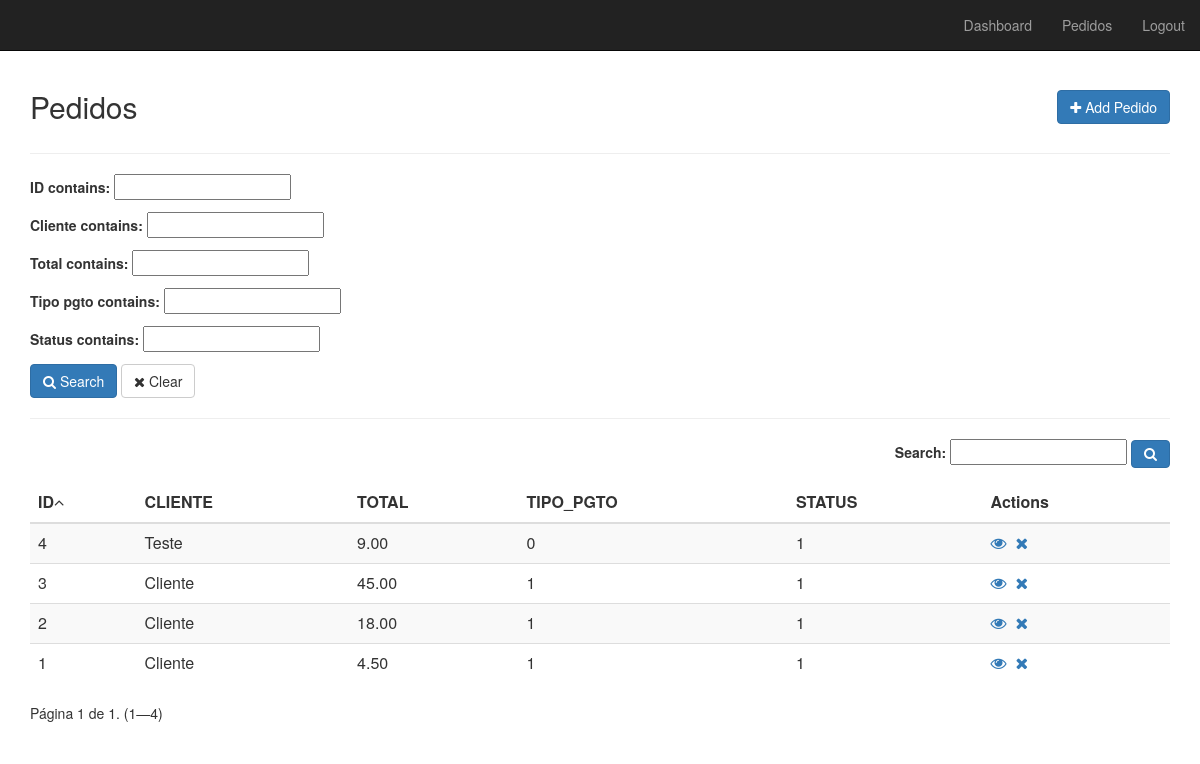
Before: /pedido/full/ (signed in) with the older database file.
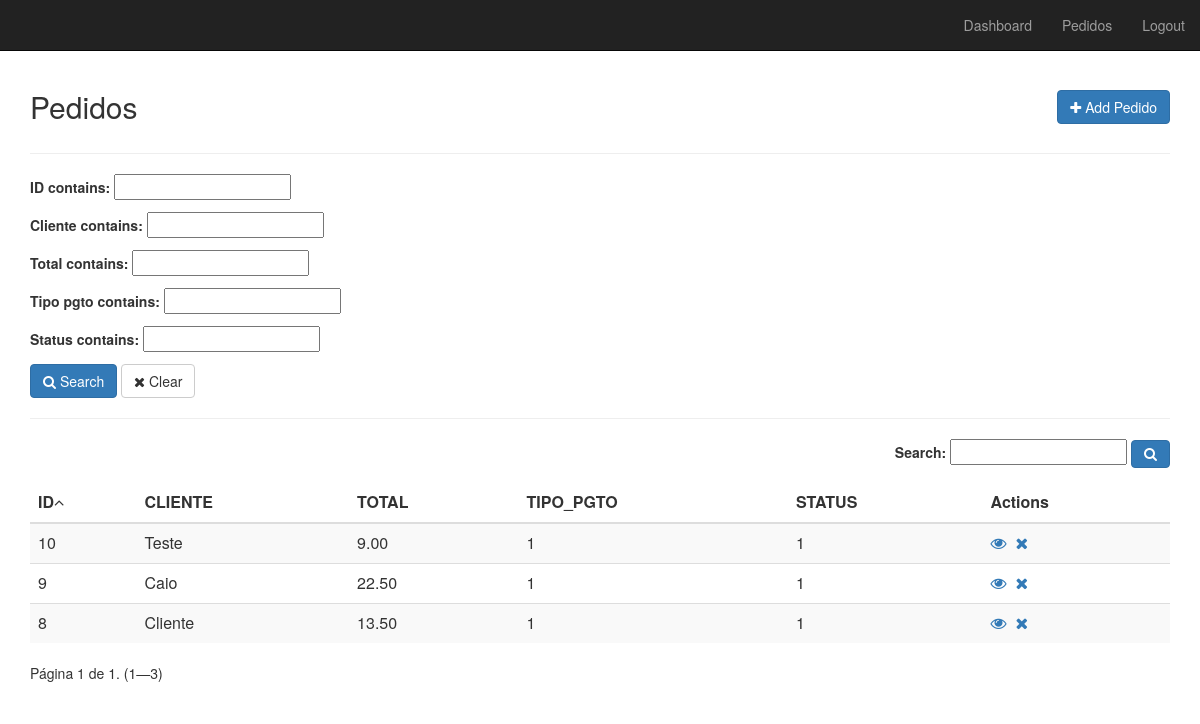
After: the same page with the newer database file.
### app/models.py (models this page shows, shortened)
class TimeStamped(models.Model):
    class Meta:
        abstract = True
    created_at = models.DateTimeField(auto_now_add=True)
    published_at = models.DateTimeField(auto_now=True)

class Pedido(TimeStamped):
    cliente = models.CharField(max_length=255, blank=True, null=True, default='Cliente')
    total = MoneyField(max_digits=14, decimal_places=2, default_currency='BRL', blank=True, null=True)
    tipo_pgto = models.IntegerField(choices=TipoPagamento.choices,
                                    default=TipoPagamento.PIX)
    status = models.IntegerField(choices=StatusPedido.choices,
                                 default=StatusPedido.ABERTO)

### app/views/pedido.py (the view, shortened to what this page needs)
class ListFull(LoginRequiredMixin, PedidoMixin, ListView):
    login_url = '/admin/login/'
    template_name = 'pedido/list_full.html'
    model = Pedido
    context_object_name = 'pedidos'
    ordering = '-id'
    paginate_by = 10
    search = ''
    def get_queryset(self):
        queryset = super().get_queryset()
        filter =  PedidoFilter(self.request.GET, queryset)
        queryset = self.search_general(filter.qs)
        queryset = self.ordering_data(queryset)
        return queryset
    def search_general(self, qs):
        if 'search' in self.request.GET:
            self.search = self.request.GET['search']
            if self.search:
                search = self.search
                qs = qs.filter(Q(id__icontains=search)| Q(cliente__icontains=search)| Q(total__icontains=search)| Q(tipo_pgto__icontains=search)| Q(status__icontains=search))
        return qs
    def get_ordering(self):
        if 'ordering' in self.request.GET:
            self.ordering = self.request.GET['ordering']
            if self.ordering:
                return self.ordering
            else:
                self.ordering = '-id'
        return self.ordering
    def ordering_data(self, qs):
        qs = qs.order_by(self.get_ordering())
        return qs
    def get_context_data(self, **kwargs):
        context = super(ListFull, self).get_context_data(**kwargs)
        queryset = self.get_queryset()
        filter = PedidoFilter(self.request.GET, queryset)
        page_size = self.get_paginate_by(queryset)
        if page_size:
            paginator, page, queryset, is_paginated = self.paginate_queryset(queryset, page_size)
            context.update(**{
                'ordering': self.ordering,
                'search': self.search,
                'filter': filter,
                'paginator': paginator,
                'page_obj': page,
                'is_paginated': is_paginated,
                'object_list': queryset
            })
        return context

### app/mixins.py (called while the page is built)
    def get_context_data(self, **kwargs):
        context = super(PedidoMixin, self).get_context_data(**kwargs)
        if self.model:
            context['model_name'] = self.model._meta.verbose_name.title()
            context['model_name_plural'] = self.model._meta.verbose_name_plural.title()
        return context

### app/templates/pedido/list_full.html (shortened to what this page needs)
﻿{% extends 'base.html' %}
{% load my_tags %}
{% load static %}
{% load form_utils %}
{% block content %}
    <div id="top" class="row">
        <div class="col-sm-3">
            <h2> {{ model_name_plural }}</h2>
        </div>
        <div class="col-sm-3 col-sm-offset-6">
            <a href="{% url 'PEDIDO_create' %}" class="btn btn-primary pull-right h2"><i
                    class="fa fa-plus"></i> Add Pedido
            </a>
        </div>
    </div>
    <hr/>
    <form id="advancedForm" method="get" action="{% url 'PEDIDO_list_full' %}">
        <div class="row">
            <div class="col-sm-12">
                {{ filter.form.as_p }}
                <button type="submit" class="btn btn-primary" id="search_btn">
                    <i class="fa fa-search"></i> Search
                </button>
                <button type="button" class="btn btn-default" id="clear">
                    <i class="fa fa-close"></i> Clear
                </button>
            </div>
        </div>
        <hr/>
        <div id="list" class="row">
            <div class="col-md-12">
                <header>
                    <div class="form-group form-inline pull-right">
                        <label>Search:</label>
                        <input type="text" id="search" name="search" placeholder="" value="{{ search }}"/>
                        <button class="btn btn-primary" type="submit"><i class="fa fa-search"></i></button>
                    </div>
                </header>
                <table id="table" class="table table-striped" cellspacing="0" cellpadding="0">
                    <thead>
                        <tr>
                             <th>ID</th>
 <th>CLIENTE</th>
 <th>TOTAL</th>
 <th>TIPO_PGTO</th>
 <th>STATUS</th>
                            <th class="actions">Actions</th>
                        </tr>
                    </thead>
                    <tbody>
                    {% for pedido in object_list %}
                        <tr>
                             <td>{{ pedido.id }}</td>
 <td>{{ pedido.cliente }}</td>
 <td>{{ pedido.total }}</td>
 <td>{{ pedido.tipo_pgto }}</td>
 <td>{{ pedido.status }}</td>
 <td><a href="{% url 'PEDIDO_detail' pedido.id %}"><i class="fa fa-eye"></i></a>&nbsp;&nbsp;<a href="{% url 'PEDIDO_delete' pedido.id %}"><i class="fa fa-close"></i></a></td>
                        </tr>
                    {% endfor %}
                    </tbody>
                </table>
                <div class="row">
                    <div class="col-sm-12">
                        <span class="current pull-left">
                            Página {{ page_obj.number }} de {{ page_obj.paginator.num_pages }}. ({{ page_obj.start_index }}—{{ page_obj.end_index }})
                        </span>
                    </div>
                </div>
            </div>
        </div>
    </form>
{% endblock %}

Changed rows visible on the page:
removed Pedido: id "4", cliente "Teste", total "9.00", tipo_pgto "0", status "1"
removed Pedido: id "3", cliente "Cliente", total "45.00", tipo_pgto "1", status "1"
removed Pedido: id "2", cliente "Cliente", total "18.00", tipo_pgto "1", status "1"
removed Pedido: id "1", cliente "Cliente", total "4.50", tipo_pgto "1", status "1"
added Pedido: id "10", cliente "Teste", total "9.00", tipo_pgto "1", status "1"
added Pedido: id "9", cliente "Caio", total "22.50", tipo_pgto "1", status "1"
added Pedido: id "8", cliente "Cliente", total "13.50", tipo_pgto "1", status "1"
Other visible differences:
{{ page_obj.end_index }}: "4" → "3"
